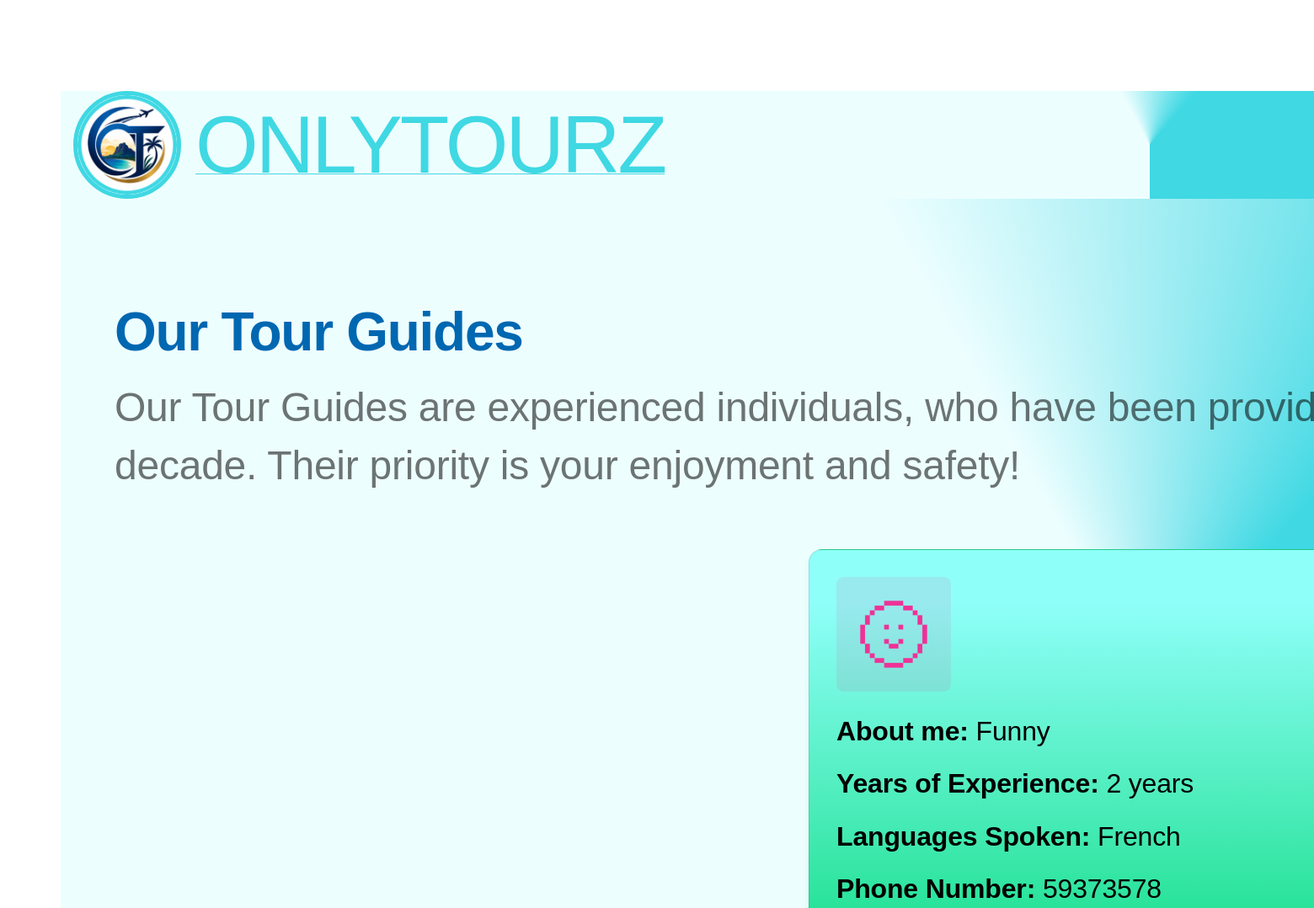
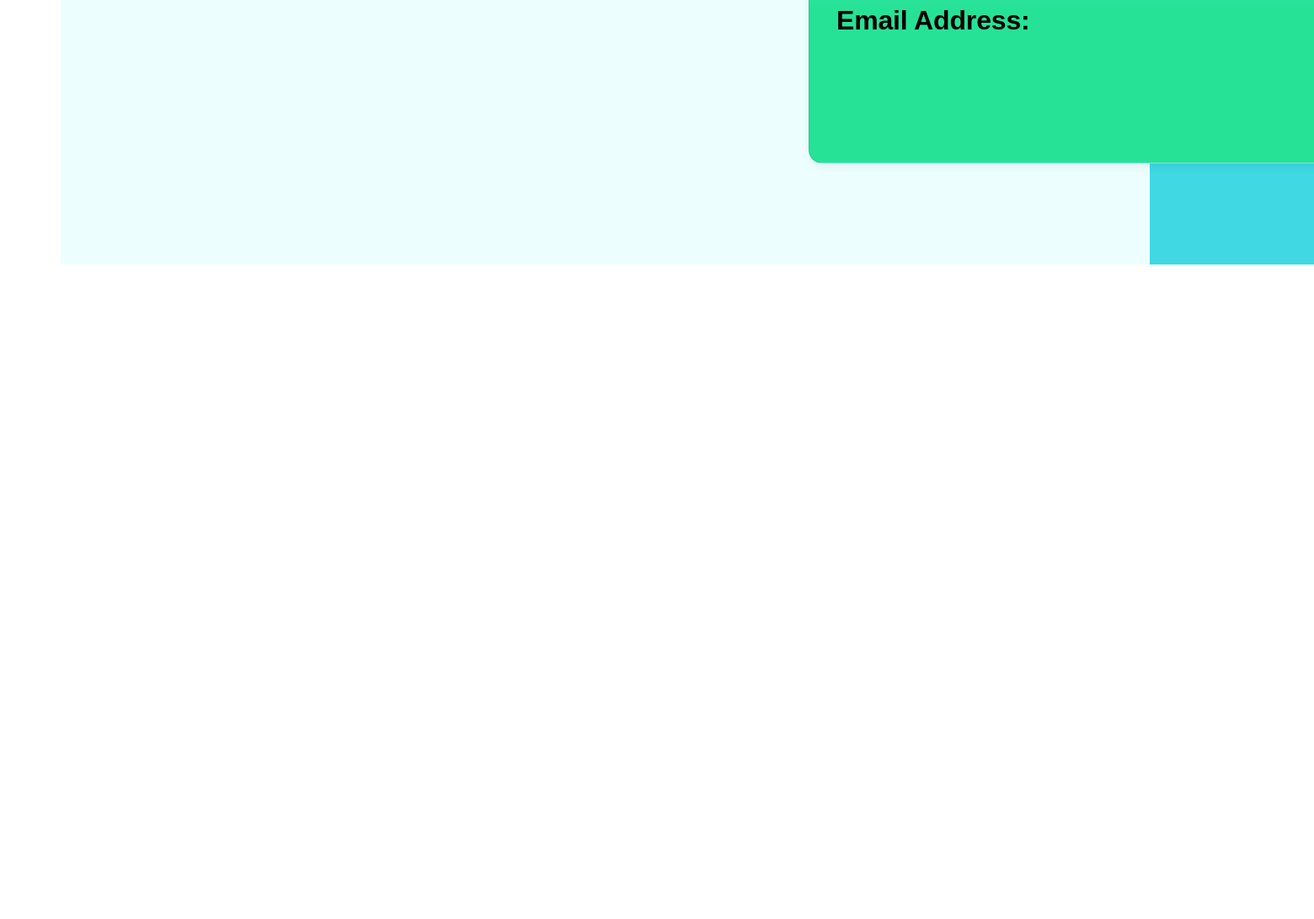
Screenshot of /tourguides/ with the database file from the repository (2 pictures, top to bottom).
### OnlyToursApp/models.py (models this page shows, shortened)
class TourGuide(User):
	PhoneNumber = models.CharField(null=True, blank=True, max_length=12, help_text='Enter a Phone Number')
	YearsofExperience = models.IntegerField(null=True, blank=True, help_text='Enter your Years of Experience')
	PrimaryLanguage = models.CharField(null=True, blank=True, max_length=30,  help_text='Enter your Primary Language')
	Biography = models.CharField(null=True, blank=True, max_length=30,  help_text='Enter a biography of yourself')

class LanguagesSpoken(models.Model):
	Guide = models.ForeignKey(TourGuide, on_delete=models.CASCADE, help_text="Choose a Guide" )
	Language = models.CharField(null=True, blank=True, max_length=30,help_text="Enter a language" )

### OnlyToursApp/views.py (the view)
# urls.py: path('tourguides/', views.TourGuideListView.as_view(), name='tourguides'),
class TourGuideListView(ListView):
	model = TourGuide
	template_name = 'tour_guide.html'
	context_object_name = 'tourguides'

### OnlyToursApp/templates/tour_guide.html (shortened to what this page needs)
{% load static %}
<!DOCTYPE html>
<html lang="en">
<head>
    <link rel="stylesheet" href="{% static 'tourism/css/vars_tourguide.css' %}">
    <link rel="stylesheet" href="{% static 'tourism/css/style_tourguide.css' %}">
</head>
<body>
    <div class="tour-guide">
        <div class="desktop">
            <div class="header-6">
                <img
                    class="image"
                    src="{% static 'tourism/images/image0.png' %}"
                    alt="OnlyTourz"
                >
                <div class="onlytourz">
                    <span>
                        <span class="onlytourz-span">
                            ONLYTOURZ
                        </span>
                    </span>
                </div>
            </div>
            <div class="tour-guides">
                <div class="header">
                    <div class="our-tour-guides">
                        Our Tour Guides
                    </div>
                    <div class="our-tour-guides-are-experienced-individuals-who-have-been-providing-their-touring-services-for-more-than-a-decade-their-priority-is-your-enjoyment-and-safety">
                        Our Tour Guides are experienced individuals, who have been
                        providing their touring services for more than a decade.
                        Their priority is your enjoyment and safety!
                    </div>
                </div>
                <div class="gallery guide-grid">
                    {% for guide in tourguides %}
                    <div class="guide-card">
                        <div class="author2">
                            <img
                                class="image3"
                                src="{% static 'tourism/images/image2.png' %}"
                                alt="{{ guide.FirstName }} {{ guide.Surname }}"
                            >
                        </div>
                        <div class="guide-info">
                            <p>
                                <strong>About me:</strong>
                                {{ guide.Biography|default:"Not provided" }}
                            </p>
                            <p>
                                <strong>Years of Experience:</strong>
                                {% if guide.YearsofExperience is not None %}{{ guide.YearsofExperience }} years{% else %}Not provided{% endif %}
                            </p>
                            <p>
                                <strong>Languages Spoken:</strong>
                                {% for lang in guide.languagesspoken_set.all %}{{ lang.Language|default_if_none:"" }}{% if not forloop.last %}, {% endif %}{% empty %}Not provided{% endfor %}
                            </p>
                            <p>
                                <strong>Phone Number:</strong>
                                {{ guide.PhoneNumber|default:"Not provided" }}
                                <br>
                                <strong>Email Address:</strong>
                            </p>
                        </div>
                    </div>
                    {% empty %}
                    <p class="guide-empty">No tour guides available yet.</p>
                    {% endfor %}
                </div>
            </div>
        </div>
    </div>
</body>
</html>

### OnlyToursApp/static/tourism/css/vars_tourguide.css (style rules this page uses)
:root { --background: conic-gradient( from 180deg at 50% 50%, rgba(237, 254, 255, 1) 41.826921701431274%, rgba(63, 216, 227, 1) 61.538463830947876% ); }

### OnlyToursApp/static/tourism/css/style_tourguide.css (style rules this page uses)
.tour-guide, .tour-guide * { box-sizing: border-box; }
.tour-guide { background: rgba(255, 255, 255, 0.3); height: 2133px; position: relative; }
.desktop { background: #ffffff; display: flex; flex-direction: column; gap: 0px; align-items: center; justify-content: flex-start; width: 2586px; min-height: 1080px; position: absolute; left: 64px; top: 100px; overflow-y: auto; }
.header-6 { background: conic-gradient( from 180deg at 50% 50%, rgba(237, 254, 255, 1) 41.826921701431274%, rgba(63, 216, 227, 1) 61.538463830947876% ); padding: 24px 64px 24px 64px; display: flex; flex-direction: row; align-items: center; justify-content: space-between; align-self: stretch; flex-shrink: 0; height: 128px; position: relative; }
.image { border-radius: 157px; border-style: solid; border-color: #3fd8e3; border-width: 5px; flex-shrink: 0; width: 128px; height: 128px; position: absolute; left: 15px; top: 0px; object-fit: cover; }
.onlytourz { color: var(--logo, #3fd8e3); text-align: left; text-decoration: underline; position: absolute; left: 160px; top: 11px; width: 480px; display: flex; align-items: center; justify-content: flex-start; }
.onlytourz-span { font-family: "SwankyAndMooMoo-Regular", sans-serif; font-size: 96px; line-height: 110%; letter-spacing: -0.03em; font-weight: 400; }
.tour-guides { background: var( --background, conic-gradient( from 180deg at 50% 50%, rgba(237, 254, 255, 1) 41.826921701431274%, rgba(63, 216, 227, 1) 61.538463830947876% ) ); padding: 120px 64px 120px 64px; display: flex; flex-direction: column; gap: 64px; align-items: center; justify-content: center; align-self: stretch; flex-shrink: 0; position: relative; }
.header { display: flex; flex-direction: column; gap: 16px; align-items: flex-start; justify-content: flex-start; align-self: stretch; flex-shrink: 0; position: relative; }
.our-tour-guides { color: var(--headings, #0067b1); text-align: left; font-family: "Inter-Bold", sans-serif; font-size: 64px; line-height: 120%; letter-spacing: -0.02em; font-weight: 700; position: relative; align-self: stretch; display: flex; align-items: center; justify-content: flex-start; }
.our-tour-guides-are-experienced-individuals-who-have-been-providing-their-touring-services-for-more-than-a-decade-their-priority-is-your-enjoyment-and-safety { color: rgba(0, 0, 0, 0.55); text-align: left; font-family: "Inter-Medium", sans-serif; font-size: 48px; line-height: 145%; letter-spacing: -0.005em; font-weight: 500; position: relative; align-self: stretch; display: flex; align-items: center; justify-content: flex-start; }
.gallery { display: flex; flex-direction: row; gap: 10px; align-items: flex-start; justify-content: center; align-self: stretch; flex-shrink: 0; position: relative; }
.author2 { display: flex; flex-direction: row; gap: 16px; align-items: flex-start; justify-content: flex-start; align-self: stretch; flex-shrink: 0; position: relative; }
.image3 { border-radius: 8px; flex-shrink: 0; width: 136px; height: 136px; position: relative; object-fit: cover; aspect-ratio: 1; }
.guide-grid { flex-wrap: wrap; row-gap: 32px; }
.guide-card { background: var( --cards, linear-gradient( 180deg, rgba(143, 255, 249, 1) 10.096153616905212%, rgba(38, 226, 151, 1) 70.67307829856873% ) ); border-radius: 16px; border-style: solid; border-color: rgba(0, 0, 0, 0.1); border-width: 1px; padding: 32px; display: flex; flex-direction: column; gap: 24px; align-items: flex-start; justify-content: flex-start; flex-shrink: 0; width: 810px; min-height: 620px; position: relative; box-shadow: 0px 6px 12px 0px rgba(0, 0, 0, 0.03), 0px 4px 8px 0px rgba(0, 0, 0, 0.02); overflow: hidden; }
.guide-info { display: flex; flex-direction: column; gap: 16px; align-self: stretch; }
.guide-info p { color: #000000; text-align: left; font-family: "Inter-Medium", sans-serif; font-size: 32px; line-height: 145%; letter-spacing: -0.005em; font-weight: 500; margin: 0; }
.guide-info strong { font-family: "Inter-Bold", sans-serif; font-weight: 700; }

### rows the page displays
TourGuide: Biography "Funny", YearsofExperience "2", PhoneNumber "59373578"
LanguagesSpoken: Language "French"
